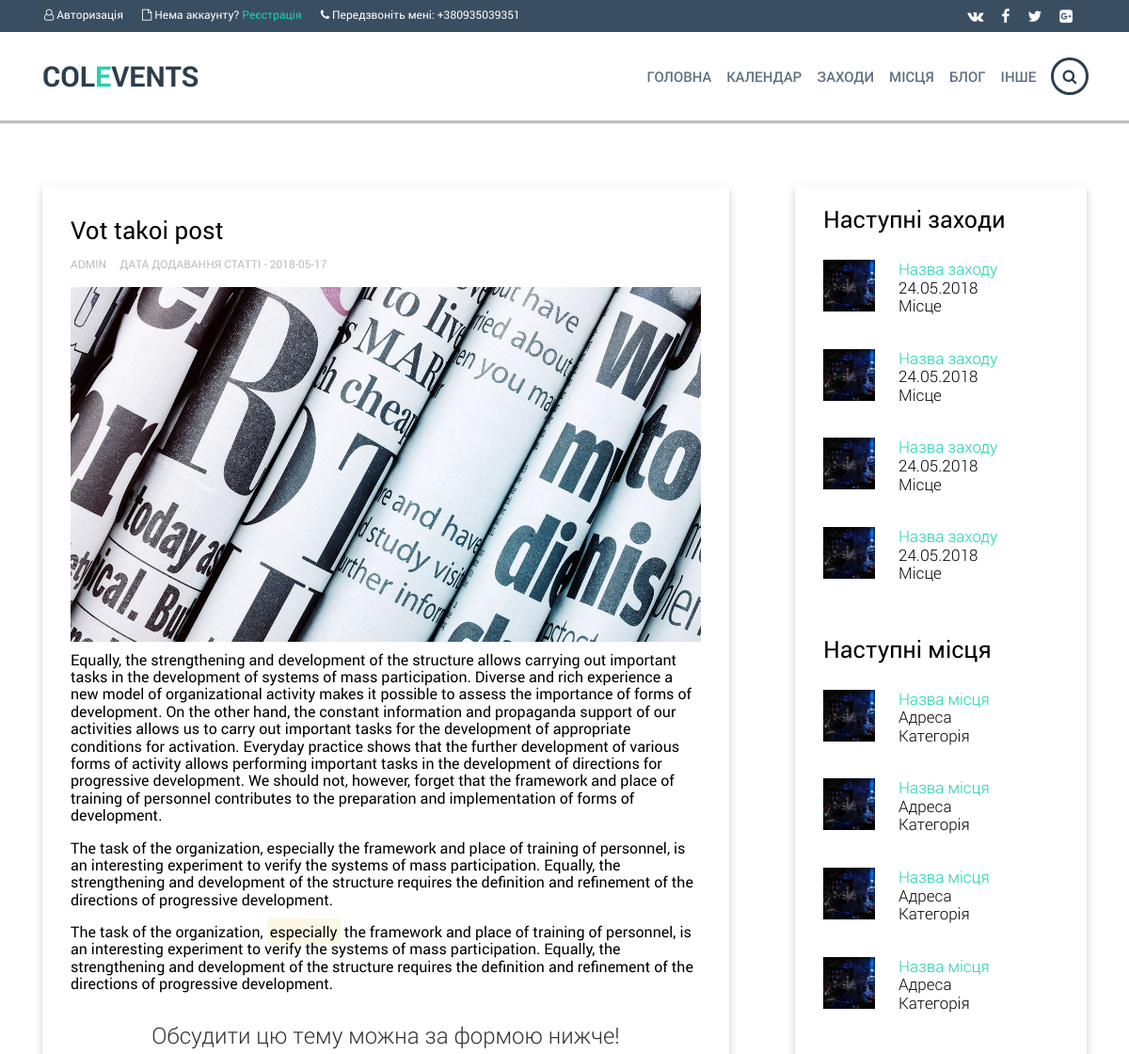
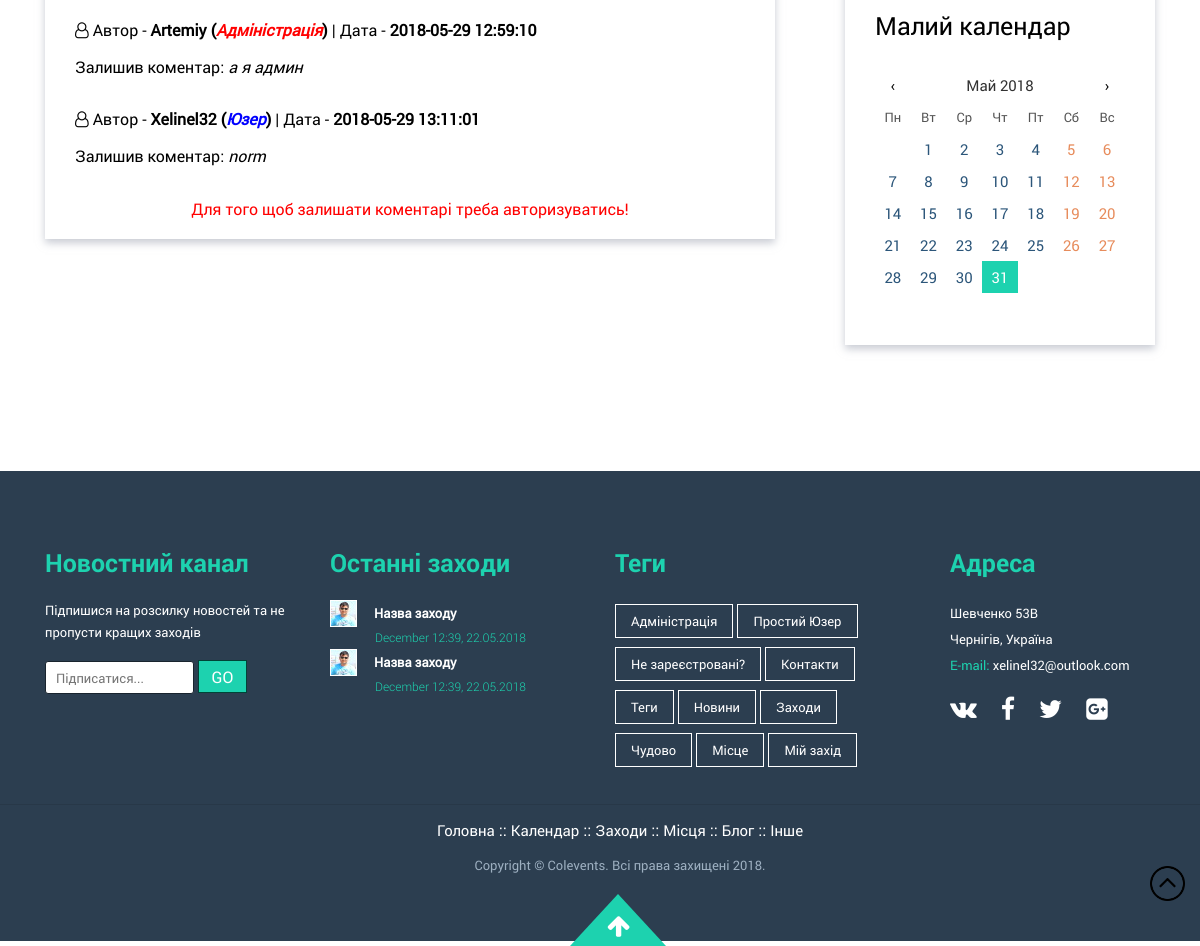
The page /app/pages/big_blog?id=4 on the database its author committed (2 pictures, top to bottom).
### tables this page shows
CREATE TABLE `blog` (
  `id` int(11) NOT NULL,
  `user_post` varchar(100) NOT NULL,
  `date_post` date NOT NULL,
  `image_post` text NOT NULL,
  `small_text_post` text NOT NULL,
  `big_text_post` text NOT NULL,
  `title_post` varchar(250) NOT NULL
);

CREATE TABLE `comments_blog` (
  `id` int(11) NOT NULL,
  `id_blog` int(11) NOT NULL,
  `author` varchar(50) NOT NULL,
  `text` text NOT NULL,
  `date` datetime NOT NULL,
  `comments_user_type` varchar(20) NOT NULL
);

### app/pages/big_blog.php (the view, shortened to what this page needs)
<?php include("pages_include/up_style.php") ?>
<body>
<header class="top_header">
	<?php include("../include/header.php") ?>
</header>
  <div class="main_content_news">
    <div class="container">
    <div class="row">
      <div class="col-md-8">
          <?php
	if(isset($_GET['id'])){
    $sql = mysqli_query($conn,"SELECT * FROM `blog` WHERE `id` = ".$_GET['id']."") or die("Помилка");
    while($result = mysqli_fetch_array($sql)){
?>
          <div class="news_content">
            <div class="box_news">
              <h2 class="post_title"><?php echo $result['title_post']; ?></h2>
              <div class="post_meta">
                <ul>
                <li><?php echo $result['user_post'];?></li>
                  <li>Дата додавання статті - <?php echo $result['date_post'];?></li>
                </ul>
              </div>
              <img class="mini_log" src="<?php echo $result['image_post'];?>" alt="post_image">
              <?php echo $result['big_text_post'];?>
            <?php }}else{
            echo "<script>window.location = '404.php';</script>";
            mysqli_close();} ?>
               <div class="CommentsToEventPage">
                  <h4>Обсудити цю тему можна за формою нижче!</h4><br>
                  <?php include('../function/comments_blog_view.php') ?>
          <?php if(!isset($_SESSION["user"])){ ?>
            <p style="text-align: center; color: red;">Для того щоб залишати коментарi треба авторизуватись!</p>
                  <?php } ?>
                  </div>
            </div>
          </div>
            </div>
            <?php include("../include/sidebar.php"); ?>
        </div>
    </div>
</div>
<footer>
	<?php include("../include/footer.php") ?>
</footer>
<div class="up_button">
    <img src="../img/up.png">
  </div>
</body>
</html>

### app/function/comments_blog_view.php
<?php
include 'configdb.php';
	if(isset($_GET['id'])){
		$sqlquery = "SELECT * FROM `comments_blog` WHERE `id_blog` = ".$_GET['id']."";
}
	$sql = mysqli_query($conn,$sqlquery) or die(mysqli_error());
	while($row = mysqli_fetch_array($sql)){
?>
		<i class="fa fa-user-o" aria-hidden="true"></i> Автор - <b><?php echo $row['author']; ?>
	<?php if($row['comments_user_type'] =='Юзер'){ ?>
		(<i style = "color: blue;"><?php echo $row['comments_user_type']; ?></i>)</b>
	<?php } else { ?>
		(<i style = "color: red"><?php echo $row['comments_user_type']; ?></i>)</b>
	<?php } ?>
		| Дата - <b><?php echo $row['date']; ?></b></br>
		</br><p>Залишив коментар: <i><?php echo $row['text']; ?></i></p>
<div style="clear: both;"><br></div>
<?php } ?>

### app/css/main.css (style rules this page uses)
html, body { height: 100%; }
body { font-family: "RobotoRegular", sans-serif; font-size: 16px; background-color: #ffffff; padding: 0; margin: 0; }
li { list-style: none; }
img { width: auto; max-width: 100%; vertical-align: middle; }
footer { max-width: 100%; height: 470px; margin-top: 126px; background-color: #2c3e50; }
.main_content_news { margin-top: 70px; }
.box_news { padding: 1px 30px; background: #fff; box-shadow: 0 4px 8px rgba(168, 172, 185, 0.62); }
h2.post_title { font-size: 26px; margin-top: 30px; margin-bottom: 10px; cursor: default; }
.post_meta ul { margin-top: 10px; padding: 0; }
.post_meta ul li { display: inline; font-size: 12px; color: #bbb; text-transform: uppercase; margin-right: 10px; }
.mini_log { padding-bottom: 10px; }
.news_content { margin-bottom: 50px; }
.CommentsToEventPage { margin-bottom: 20px; }
.CommentsToEventPage h4 { padding-top: 15px; text-align: center; font-family: "RobotoLight" ,serif; font-weight: 500; color: rgb(54, 50, 50); }
.up_button img { width: 35px; height: 35px; position: fixed; right: 15px; bottom: 45px; }

### rows shown on the page
blog: title_post "Vot takoi post", user_post "ADMIN", date_post "2018-05-17", image_post (picture), big_text_post "Equally, the strengthening and development of the structure allows carrying out important tasks in the development of systems of mass participation. Diverse and rich experience a new model of organizational activity makes it possible to assess the importance of forms of development. On the other hand, the constant information and propaganda support of our activities allows us to carry out important tasks for the development of appropriate conditions for activation. Everyday practice shows that the further development of various forms of activity allows performing important tasks in the development of directions for progressive development. We should not, however, forget that the framework…"
comments_blog: author "Artemiy", comments_user_type "Адміністрація", date "2018-05-29 12:59:10", text "а я админ"
comments_blog: author "Xelinel32", comments_user_type "Юзер", date "2018-05-29 13:11:01", text "norm"
